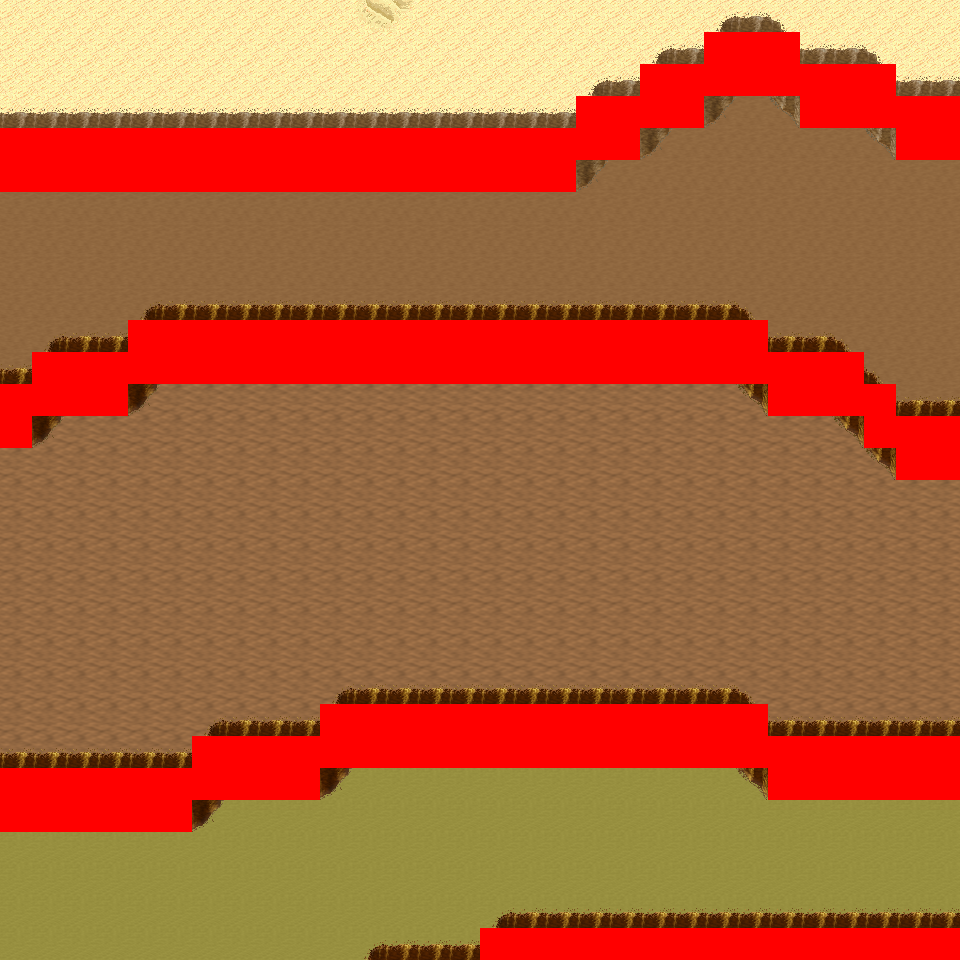

A level layout from a 2D game, rendered from its tile map. Below: a short description, then the map file with tile-grid data replaced by summaries:
An orthogonal 30x30 tile map with 32x32 px tiles, 6 tile layers (Ground, Object, Object2, Above, ...), 14 tilesets and 10 objects (10x mapExit).

<map version="1.0" orientation="orthogonal" renderorder="right-down" width="30" height="30" tilewidth="32" tileheight="32" nextobjectid="11">
  <tileset firstgid="1" name="tileset_logic_collision" tilewidth="32" tileheight="32" tilecount="1" columns="1">
    <image source="../drawable/tileset_logic_collision.png" width="32" height="32" />
  </tileset>
  <tileset firstgid="2" name="tileset_ground_ground" tilewidth="32" tileheight="32" tilecount="33" columns="3">
    <image source="../drawable/tileset_ground_ground.png" width="96" height="352" />
  </tileset>
  <tileset firstgid="35" name="tileset_ground_ridge_earth_pale" tilewidth="32" tileheight="32" tilecount="96" columns="12">
    <image source="../drawable/tileset_ground_ridge_earth_pale.png" width="384" height="256" />
  </tileset>
  <tileset firstgid="131" name="tileset_ground_ridge_earth_dark" tilewidth="32" tileheight="32" tilecount="96" columns="12">
    <image source="../drawable/tileset_ground_ridge_earth_dark.png" width="384" height="256" />
  </tileset>
  <tileset firstgid="227" name="tileset_terrain_desert" tilewidth="32" tileheight="32" tilecount="88" columns="8">
    <image source="../drawable/tileset_terrain_desert.png" width="256" height="352" />
  </tileset>
  <tileset firstgid="315" name="tileset_plant_tree_tree_darkgreen" tilewidth="32" tileheight="32" tilecount="88" columns="8">
    <image source="../drawable/tileset_plant_tree_tree_darkgreen.png" width="256" height="352" />
  </tileset>
  <tileset firstgid="403" name="tileset_building_tan_building" tilewidth="32" tileheight="32" tilecount="24" columns="4">
    <image source="../drawable/tileset_building_tan_building.png" width="128" height="192" />
  </tileset>
  <tileset firstgid="427" name="tileset_plant_cactus_2" tilewidth="32" tileheight="32" tilecount="10" columns="5">
    <image source="../drawable/tileset_plant_cactus_2.png" width="160" height="64" />
  </tileset>
  <tileset firstgid="437" name="tileset_ground_sand_2" tilewidth="32" tileheight="32" tilecount="15" columns="5">
    <image source="../drawable/tileset_ground_sand_2.png" width="160" height="96" />
  </tileset>
  <tileset firstgid="452" name="tileset_object_stone_well" tilewidth="32" tileheight="32" tilecount="6" columns="2">
    <image source="../drawable/tileset_object_stone_well.png" width="64" height="96" />
  </tileset>
  <tileset firstgid="458" name="tileset_plant_tree_banana_tree" tilewidth="32" tileheight="32" tilecount="40" columns="4">
    <image source="../drawable/tileset_plant_tree_banana_tree.png" width="128" height="320" />
  </tileset>
  <tileset firstgid="498" name="tileset_ground_sand_edges" tilewidth="32" tileheight="32" tilecount="15" columns="5">
    <image source="../drawable/tileset_ground_sand_edges.png" width="160" height="96" />
  </tileset>
  <tileset firstgid="513" name="tileset_building_window_window_centered" tilewidth="32" tileheight="32" tilecount="1" columns="1">
    <image source="../drawable/tileset_building_window_window_centered.png" width="32" height="32" />
  </tileset>
  <tileset firstgid="514" name="tileset_building_door_closed" tilewidth="32" tileheight="32" tilecount="1" columns="1">
    <image source="../drawable/tileset_building_door_closed.png" width="32" height="32" />
  </tileset>
  <layer name="Ground" width="30" height="30">
    <data>[900 cells, 900 non-empty, 6 distinct tile ids]</data>
  </layer>
  <layer name="Object" width="30" height="30">
    <data>[900 cells, 317 non-empty, 22 distinct tile ids]</data>
  </layer>
  <layer name="Object2" width="30" height="30">
    <data>[900 cells, 0 non-empty, 0 distinct tile ids]</data>
  </layer>
  <layer name="Above" width="30" height="30">
    <data>[900 cells, 0 non-empty, 0 distinct tile ids]</data>
  </layer>
  <layer name="Above2" width="30" height="30">
    <data>[900 cells, 0 non-empty, 0 distinct tile ids]</data>
  </layer>
  <layer name="Walkable" width="30" height="30">
    <data>[900 cells, 195 non-empty, 1 distinct tile ids]</data>
  </layer>
  <objectgroup name="MapEvents">
    <object id="1" name="north" type="mapExit" x="0" y="0" width="960" height="32">
      <properties>
        <property name="map" value="level_0_x3_y146" />
        <property name="x" value="0" />
        <property name="y" value="28" />
      </properties>
    </object>
    <object id="2" name="south" type="mapExit" x="0" y="928" width="480" height="32">
      <properties>
        <property name="map" value="level_0_x3_y148" />
        <property name="x" value="0" />
        <property name="y" value="1" />
      </properties>
    </object>
    <object id="3" name="west" type="mapExit" x="0" y="0" width="32" height="128">
      <properties>
        <property name="map" value="level_0_x2_y147" />
        <property name="x" value="28" />
        <property name="y" value="0" />
      </properties>
    </object>
    <object id="4" name="west2" type="mapExit" x="0" y="192" width="32" height="192">
      <properties>
        <property name="map" value="level_0_x2_y147" />
        <property name="x" value="28" />
        <property name="y" value="6" />
      </properties>
    </object>
    <object id="5" name="west3" type="mapExit" x="0" y="448" width="32" height="320">
      <properties>
        <property name="map" value="level_0_x2_y147" />
        <property name="x" value="28" />
        <property name="y" value="14" />
      </properties>
    </object>
    <object id="6" name="west4" type="mapExit" x="0" y="832" width="32" height="128">
      <properties>
        <property name="map" value="level_0_x2_y147" />
        <property name="x" value="28" />
        <property name="y" value="26" />
      </properties>
    </object>
    <object id="7" name="east" type="mapExit" x="928" y="0" width="32" height="96">
      <properties>
        <property name="map" value="level_0_x4_y147" />
        <property name="x" value="1" />
        <property name="y" value="0" />
      </properties>
    </object>
    <object id="8" name="east2" type="mapExit" x="928" y="160" width="32" height="256">
      <properties>
        <property name="map" value="level_0_x4_y147" />
        <property name="x" value="1" />
        <property name="y" value="5" />
      </properties>
    </object>
    <object id="9" name="east3" type="mapExit" x="928" y="480" width="32" height="256">
      <properties>
        <property name="map" value="level_0_x4_y147" />
        <property name="x" value="1" />
        <property name="y" value="15" />
      </properties>
    </object>
    <object id="10" name="east4" type="mapExit" x="928" y="800" width="32" height="128">
      <properties>
        <property name="map" value="level_0_x4_y147" />
        <property name="x" value="1" />
        <property name="y" value="25" />
      </properties>
    </object>
  </objectgroup>
</map>
